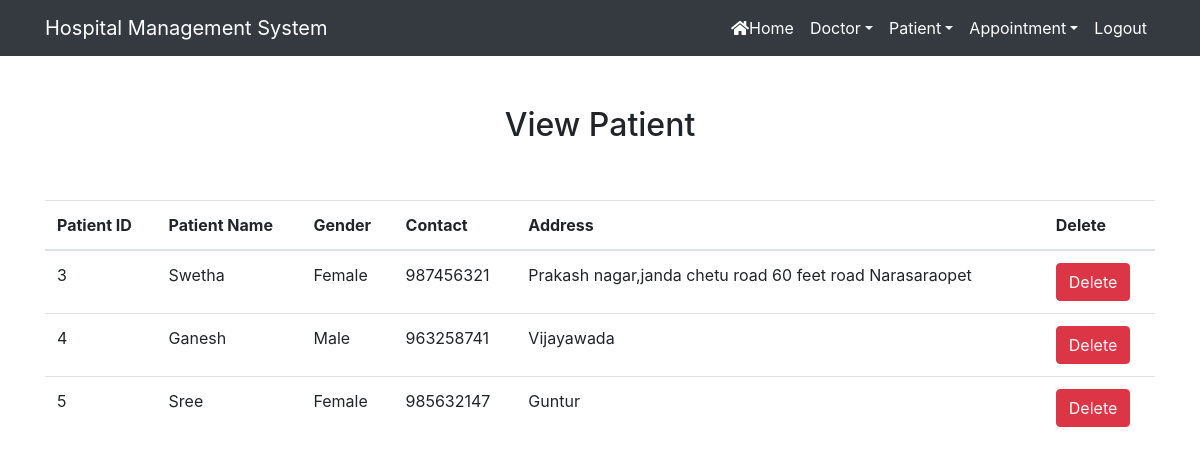
Page /view_patient/ (signed in) on the committed database.
### hospital/models.py (models this page shows, shortened)
class Patient(models.Model):
    name=models.CharField(max_length=50)
    gender=models.CharField(max_length=10)
    mobile=models.IntegerField(null=True)
    address=models.CharField(max_length=150)

### hospital/views.py (the view)
# urls.py: path('view_patient/', View_Patient, name='view_patient'),
def View_Patient(request):
    if not request.user.is_staff:
        return redirect('login')
    pat = Patient.objects.all()
    d = {'pat':pat}
    return render(request, 'view_patient.html',d)

### hospital/templates/view_patient.html
{% extends 'navigationbar.html' %}
{% load static %}
{% block body %}
<div class="container" style="margin-top:50px">
<h2 class="text-center" >View Patient</h2>
<br><br>
<table class ="table tabel-hover"  id="example">
    <thead>
    <tr>
        <th>Patient ID</th>
        <th>Patient Name</th>
        <th>Gender</th>
        <th>Contact</th>
        <th>Address</th>
         <th>Delete</th>
    </tr>
    </thead>
    <tbody>
    {% for i in pat %}
    <tr>
        <td>{{i.id}}</td>
         <td>{{i.name}}</td>
        <td>{{i.gender}}</td>
        <td>{{i.mobile}}</td>
        <td>{{i.address}}</td>
        <td><a href="{% url 'delete_patient' i.id %}" onclick="return confirm('Are u really want to delete?')" class="btn btn-danger">Delete</a> </td>
    </tr>
    {% endfor  %}
    </tbody>
</table>
</div>
{% endblock %}

### rows in the picture
Patient: id "3", name "Swetha", gender "Female", mobile "987456321", address "Prakash nagar,janda chetu road 60 feet road Narasaraopet"
Patient: id "4", name "Ganesh", gender "Male", mobile "963258741", address "Vijayawada"
Patient: id "5", name "Sree", gender "Female", mobile "985632147", address "Guntur"
